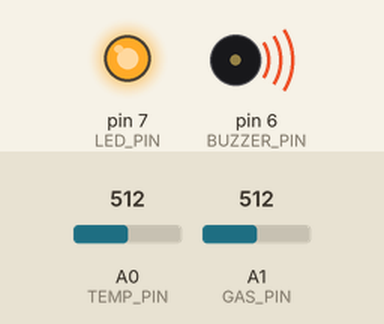
Simulated run of this sketch. Board: Arduino Uno, built with avr-gcc and run on an emulated ATmega328P. On the bench: output pins drawn as LEDs (lit = HIGH), buzzer (waves = sounding, pin HIGH). The inputs (shaded band) are chosen by the test bench; at power-on: A1 (GAS_PIN) = 512, A0 (TEMP_PIN) = 512.

Above: at 1.2 s.
1.3 s: A1 (GAS_PIN) set to 263
2.8 s: A1 (GAS_PIN) set to 234
At 3.8 s:
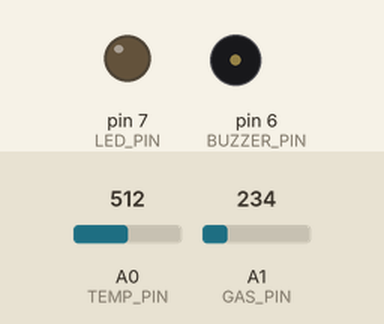
4.3 s: A1 (GAS_PIN) set to 260
At 4.9 s:
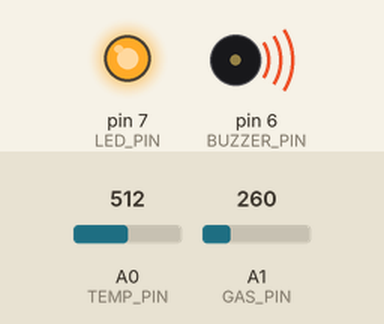
5.8 s: A1 (GAS_PIN) set to 240
At 7.2 s:
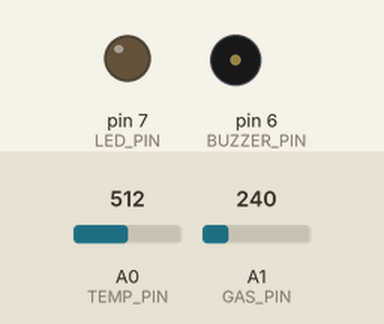
Timing chart, 0 to 8.3 s (numbered marks = the images above; inputs shaded):
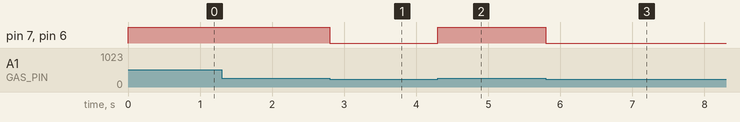

The sketch:

temperature.ino
```cpp
#define BUZZER_PIN 6
#define TEMP_PIN A0
#define GAS_PIN A1
#define LED_PIN 7

void setup(){
  pinMode(BUZZER_PIN,OUTPUT);
  pinMode(LED_PIN,OUTPUT);
  pinMode(TEMP_PIN,INPUT);
  pinMode(GAS_PIN,INPUT);
}

void loop(){
  int temp=analogRead(A0);
  int air=analogRead(A1);
  if(temp>60 && air>=250){
    digitalWrite(BUZZER_PIN,400);
    digitalWrite(LED_PIN,HIGH);
  }
  else{
    digitalWrite(BUZZER_PIN,LOW);
    digitalWrite(LED_PIN,LOW);
  }
  }
```

Measured:
- the behaviour switches between 250 and 249 on A1 (GAS_PIN) (found by bisection; images 0 and 1)
- after the input at 1.3 s, every drawn part: stays the same
- after the input at 2.8 s, pin 7 (LED_PIN), pin 6 (BUZZER_PIN): HIGH → LOW at once
- after the input at 4.3 s, pin 7 (LED_PIN), pin 6 (BUZZER_PIN): LOW → HIGH at once
- after the input at 5.8 s, pin 7 (LED_PIN), pin 6 (BUZZER_PIN): HIGH → LOW at once
